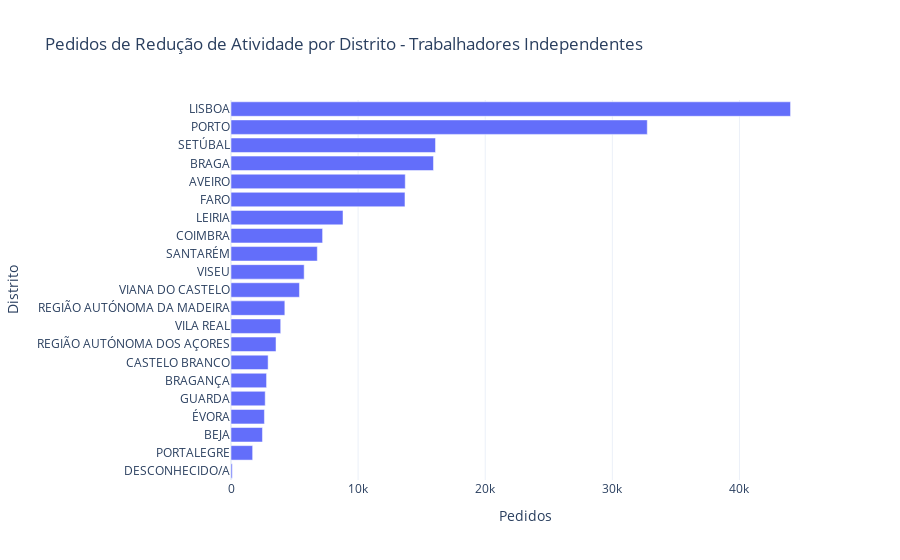

This figure's notebook cell:
### Code cell
df=red_bydistrict.iloc[1:]
df.columns=['Distritos','Prorrogação Membro Orgão Estatutário','Prorrogação Trabalhador Independente','Membro Orgão Estatutário','Trabalhador Independente']

fig = go.Figure(go.Bar(
            x=df['Trabalhador Independente'],
            y=df['Distritos'],
            orientation='h'))
fig.update_layout(
    title='Pedidos de Redução de Atividade por Distrito - Trabalhadores Independentes',
    template='plotly_white',
     xaxis_title="Pedidos",
    yaxis_title="Distrito",
    yaxis={'categoryorder':'total ascending'}
)
fig.show()

### Figure 1 — Plotly figure (JSON) as saved in the notebook; plotly's stock layout.template omitted (floating-point values rounded to 4 significant figures)
{"data": [{"orientation": "h", "type": "bar", "x": [13709, 2475, 15929, 2798, 2920, 7206, 2629, 13687, 2691, 8811, 44020, 1703, 32749, 6791, 16090, 5385, 3911, 5756, 3542, 4236, 99], "y": ["AVEIRO", "BEJA", "BRAGA", "BRAGANÇA", "CASTELO BRANCO", "COIMBRA", "ÉVORA", "FARO", "GUARDA", "LEIRIA", "LISBOA", "PORTALEGRE", "PORTO", "SANTARÉM", "SETÚBAL", "VIANA DO CASTELO", "VILA REAL", "VISEU", "REGIÃO AUTÓNOMA DOS AÇORES", "REGIÃO AUTÓNOMA DA MADEIRA", "DESCONHECIDO/A"]}], "layout": {"title": {"text": "Pedidos de Redução de Atividade por Distrito - Trabalhadores Independentes"}, "xaxis": {"title": {"text": "Pedidos"}}, "yaxis": {"categoryorder": "total ascending", "title": {"text": "Distrito"}}}}
